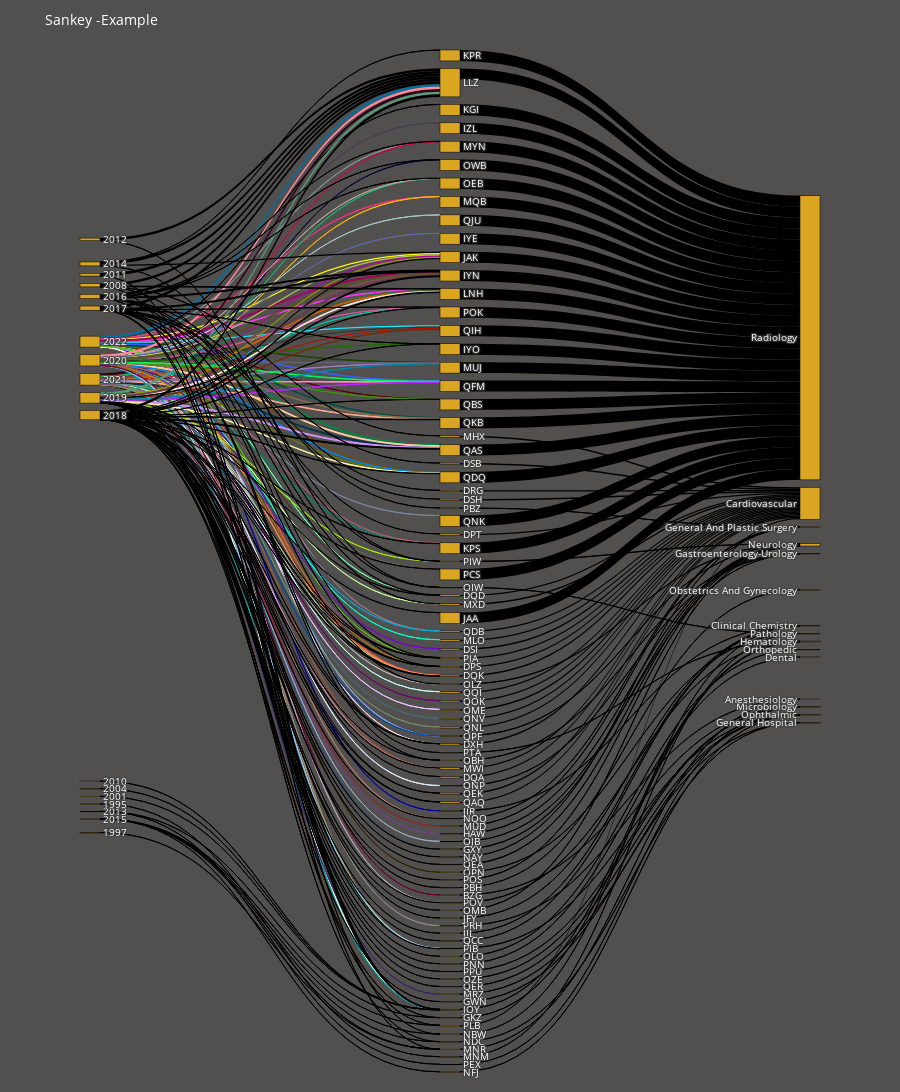

Notebook code cell kept with this figure:
### Markdown cell above
# Sanky plot
in plotly

### Code cell
# Setup our colours
color_link = ['#000000', '#FFFF00', '#1CE6FF', '#FF34FF', '#FF4A46',
             '#008941', '#006FA6', '#A30059','#FFDBE5', '#7A4900', 
             '#0000A6', '#63FFAC', '#B79762', '#004D43', '#8FB0FF',
             '#997D87', '#5A0007', '#809693', '#FEFFE6', '#1B4400', 
             '#4FC601', '#3B5DFF', '#4A3B53', '#FF2F80', '#61615A',
             '#BA0900', '#6B7900', '#00C2A0', '#FFAA92', '#FF90C9',
             '#B903AA', '#D16100', '#DDEFFF', '#000035', '#7B4F4B',                
             '#A1C299', '#300018', '#0AA6D8', '#013349', '#00846F',
             '#372101', '#FFB500', '#C2FFED', '#A079BF', '#CC0744',
             '#C0B9B2', '#C2FF99', '#001E09', '#00489C', '#6F0062', 
             '#0CBD66', '#EEC3FF', '#456D75', '#B77B68', '#7A87A1',
             '#788D66', '#885578', '#FAD09F', '#FF8A9A', '#D157A0',
             '#BEC459', '#456648', '#0086ED', '#886F4C', '#34362D', 
             '#B4A8BD', '#00A6AA', '#452C2C', '#636375', '#A3C8C9', 
             '#FF913F', '#938A81', '#575329', '#00FECF', '#B05B6F',
             '#8CD0FF', '#3B9700', '#04F757', '#C8A1A1', '#1E6E00',
             '#7900D7', '#A77500', '#6367A9', '#A05837', '#6B002C',
             '#772600', '#D790FF', '#9B9700', '#549E79', '#FFF69F', 
             '#201625', '#72418F', '#BC23FF', '#99ADC0', '#3A2465',
             '#922329', '#5B4534', '#FDE8DC', '#404E55', '#0089A3',
             '#CB7E98', '#A4E804', '#324E72', '#6A3A4C'
             ]

# Collect the data we need from a dataframe to populate our Sankey data-source, target, value
def get_sankey_data(dataframe, cols, values):
    sankey_data = {'label': [], 'source': [], 'target':[], 'value': []} #empty list to hold our data
   
    cnt = 0 # set the counter to zero
    
    while (cnt < len(cols) -1):
        for parent in df[cols[cnt]].unique():
            sankey_data['label'].append(parent)
            for sub in df[df[cols[cnt]] == parent][cols[cnt+1]].unique():
                sankey_data['source'].append(sankey_data['label'].index(parent))
                sankey_data['label'].append(sub)
                sankey_data['target'].append(sankey_data['label'].index(sub))
                sankey_data['value'].append(df[df[cols[cnt+1]] == sub][values].sum())
        cnt +=1
    return sankey_data

# create RGBA colors for our links, which enables us to have semi opaque links which in turn allow us to see flows without being obscured by solid colours
rgb_link_color = ['rgba({}, {}, {}, 0.4)'.format(hex_to_rgb(x)[0],
                                                 hex_to_rgb(x)[1],
                                                 hex_to_rgb(x)[2]) for x in color_link]

# call get_sankey_data function-dataframe, columns, values
sankey_chart = get_sankey_data(df, ['year', 'PRODUCTCODE', 'Panel (Lead)'], 'weight2')

# style Sankey chart
data = go.Sankey(node = dict(
                             pad = 10,
                             thickness = 20, 
                             line = dict(color = "black", width = 0.5),
                             label = sankey_chart['label'],
                             color = "goldenrod"
                             ),
                link = dict(
                            source = sankey_chart['source'],
                            target = sankey_chart['target'],
                            value = sankey_chart['value'],
                            color = color_link
                ))

#prepare our chart
fig = go.Figure(data)

#update chart with some customizations
fig.update_layout(
                  hovermode='x',
                  title='Sankey -Example', font=dict(size=10, color='white'),
                  paper_bgcolor = '#51504f',
                  height=1500, margin={'t':50, 'b':20}
)

#display chart
fig.show()

### Figure 1 — Plotly figure (JSON) as saved in the notebook; plotly's stock layout.template omitted (floating-point values rounded to 4 significant figures; data arrays with more than 128 entries replaced by an {"elided": "..."} marker saying what was removed)
{"data": [{"link": {"color": ["#000000", "#FFFF00", "#1CE6FF", "#FF34FF", "#FF4A46", "#008941", "#006FA6", "#A30059", "#FFDBE5", "#7A4900", "#0000A6", "#63FFAC", "#B79762", "#004D43", "#8FB0FF", "#997D87", "#5A0007", "#809693", "#FEFFE6", "#1B4400", "#4FC601", "#3B5DFF", "#4A3B53", "#FF2F80", "#61615A", "#BA0900", "#6B7900", "#00C2A0", "#FFAA92", "#FF90C9", "#B903AA", "#D16100", "#DDEFFF", "#000035", "#7B4F4B", "#A1C299", "#300018", "#0AA6D8", "#013349", "#00846F", "#372101", "#FFB500", "#C2FFED", "#A079BF", "#CC0744", "#C0B9B2", "#C2FF99", "#001E09", "#00489C", "#6F0062", "#0CBD66", "#EEC3FF", "#456D75", "#B77B68", "#7A87A1", "#788D66", "#885578", "#FAD09F", "#FF8A9A", "#D157A0", "#BEC459", "#456648", "#0086ED", "#886F4C", "#34362D", "#B4A8BD", "#00A6AA", "#452C2C", "#636375", "#A3C8C9", "#FF913F", "#938A81", "#575329", "#00FECF", "#B05B6F", "#8CD0FF", "#3B9700", "#04F757", "#C8A1A1", "#1E6E00", "#7900D7", "#A77500", "#6367A9", "#A05837", "#6B002C", "#772600", "#D790FF", "#9B9700", "#549E79", "#FFF69F", "#201625", "#72418F", "#BC23FF", "#99ADC0", "#3A2465", "#922329", "#5B4534", "#FDE8DC", "#404E55", "#0089A3", "#CB7E98", "#A4E804", "#324E72", "#6A3A4C"], "source": {"elided": "295 int values"}, "target": {"elided": "295 int values"}, "value": {"elided": "295 int values"}}, "node": {"color": "goldenrod", "label": {"elided": "405 mixed values"}, "line": {"color": "black", "width": 0.5}, "pad": 10, "thickness": 20}, "type": "sankey"}], "layout": {"font": {"color": "white", "size": 10}, "height": 1500, "hovermode": "x", "margin": {"b": 20, "t": 50}, "paper_bgcolor": "#51504f", "title": {"text": "Sankey -Example"}}}
